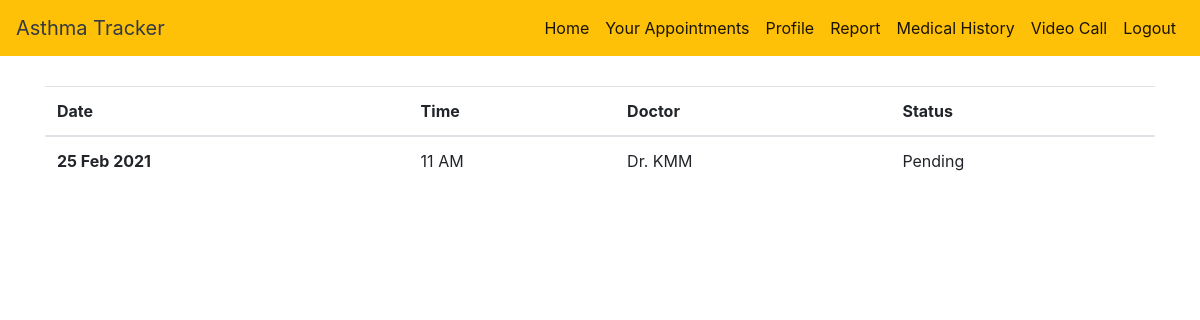
Screenshot of /myappointment/ (signed in) with the database file from the repository.
### COMMON_APP/models.py (models this page shows)
class Appointment(models.Model):
    doctorid = models.ForeignKey('DOCTOR.Doctor', on_delete=models.CASCADE)
    patientid = models.ForeignKey('PATIENT.Patient', on_delete=models.CASCADE)
    time = models.CharField(max_length=40)
    date = models.CharField(max_length=40, default="")
    status = models.BooleanField(max_length=15, default=0)

### DOCTOR/models.py (models this page shows)
class Doctor(models.Model):
    name = models.CharField(max_length=40)
    phone = models.CharField(max_length=12, default="", unique=True)
    email = models.CharField(max_length=50, unique=True)
    bmdc_no = models.CharField(max_length=12, default="", unique=True)
    gender = models.CharField(max_length=30)
    address = models.CharField(max_length=200)
    age = models.IntegerField(default=0)
    blood = models.CharField(max_length=10)
    username = models.OneToOneField(User, on_delete=models.CASCADE)
    status = models.BooleanField(default=0)
    department = models.CharField(max_length=30, default="")
    attendance = models.IntegerField(default=0)
    salary = models.IntegerField(default=10000)

### COMMON_APP/views.py (the view)
# urls.py: path('myappointment/', myappointment, name='myappointment'),
def myappointment(request):
    status = False
    if request.user:
        status = request.user
    user_id = User.objects.get(username=request.user)
    patient = Patient.objects.get(username=user_id)
    data = Appointment.objects.filter(patientid=patient)
    return render(request, 'my_appointment.html', {'data': data, 'user': "P", 'status': status})

### templates/my_appointment.html (shortened to what this page needs)
 <!DOCTYPE html>
<html>
<head>
    <link rel="stylesheet" href="https://stackpath.bootstrapcdn.com/bootstrap/4.5.0/css/bootstrap.min.css">
</head>
<body>
{% include "nav.html" %}
<div class="container">
    <div class="row">
        <div class="col-sm-12">
            <table class="table">
                <thead>
                <tr>
                    <th scope="col">Date</th>
                    <th scope="col">Time</th>
                    {% if user == 'P' %}
                    <th scope="col">Doctor</th>
                    {% else %}
                    <th scope="col">Patient</th>
                    {% endif %}
                    <th scope="col">Status</th>
                </tr>
                </thead>
                <tbody>
                {% for data in data %}
                <tr>
                    <th scope="row">{{ data.date }}</th>
                    <td> {{ data.time }}</td>
                    {% if user == 'P' %}
                    <td> {{ data.doctorid.name }}</td>
                    {% else %}
                    <td> {{ data.patientid.name }}   <a href="{% url 'contact' user=user %}" class="btn btn-primary" id="#hello"> View Report</a></td>
                    {% endif %}
                    {% if data.status %}
                    <td>Completed</td>
                    {% else %}
                    <td>Pending</td>
                    {% endif %}
                </tr>
                {% endfor %}
                </tbody>
            </table>
        </div>
    </div>
</div>
</body>
</html>

### templates/my_appointment.html (style rules this page uses)
.container { margin-top: 30px; }

### rows the page displays
Appointment: date "25 Feb 2021", time "11 AM", doctorid.name "Dr. KMM", status "Pending"
